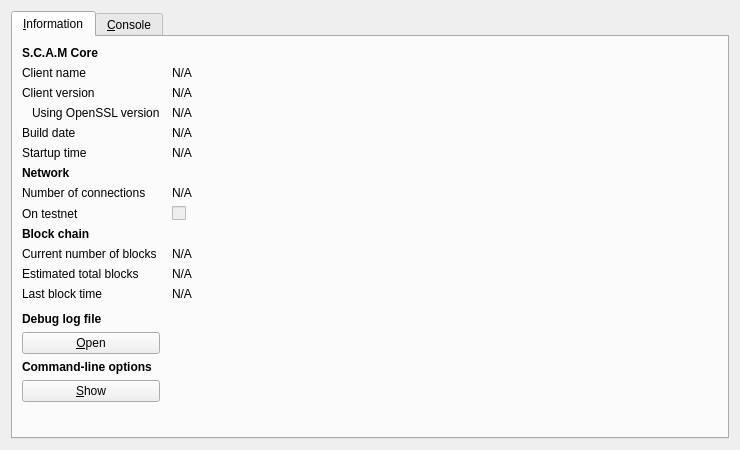
<?xml version="1.0" encoding="UTF-8"?>
<ui version="4.0">
 <class>RPCConsole</class>
 <widget class="QDialog" name="RPCConsole">
  <property name="geometry">
   <rect>
    <x>0</x>
    <y>0</y>
    <width>740</width>
    <height>450</height>
   </rect>
  </property>
  <property name="windowTitle">
   <string>S.C.A.M - Debug window</string>
  </property>
  <layout class="QVBoxLayout" name="verticalLayout_2">
   <item>
    <widget class="QTabWidget" name="tabWidget">
     <property name="currentIndex">
      <number>0</number>
     </property>
     <widget class="QWidget" name="tab_info">
      <attribute name="title">
       <string>&amp;Information</string>
      </attribute>
      <layout class="QGridLayout" name="gridLayout" columnstretch="0,1">
       <property name="horizontalSpacing">
        <number>12</number>
       </property>
       <item row="0" column="0">
        <widget class="QLabel" name="label_9">
         <property name="font">
          <font>
           <weight>75</weight>
           <bold>true</bold>
          </font>
         </property>
         <property name="text">
          <string>S.C.A.M Core</string>
         </property>
        </widget>
       </item>
       <item row="1" column="0">
        <widget class="QLabel" name="label_5">
         <property name="text">
          <string>Client name</string>
         </property>
        </widget>
       </item>
       <item row="1" column="1">
        <widget class="QLabel" name="clientName">
         <property name="cursor">
          <cursorShape>IBeamCursor</cursorShape>
         </property>
         <property name="text">
          <string>N/A</string>
         </property>
         <property name="textFormat">
          <enum>Qt::PlainText</enum>
         </property>
         <property name="textInteractionFlags">
          <set>Qt::LinksAccessibleByMouse|Qt::TextSelectableByKeyboard|Qt::TextSelectableByMouse</set>
         </property>
        </widget>
       </item>
       <item row="2" column="0">
        <widget class="QLabel" name="label_6">
         <property name="text">
          <string>Client version</string>
         </property>
        </widget>
       </item>
       <item row="2" column="1">
        <widget class="QLabel" name="clientVersion">
         <property name="cursor">
          <cursorShape>IBeamCursor</cursorShape>
         </property>
         <property name="text">
          <string>N/A</string>
         </property>
         <property name="textFormat">
          <enum>Qt::PlainText</enum>
         </property>
         <property name="textInteractionFlags">
          <set>Qt::LinksAccessibleByMouse|Qt::TextSelectableByKeyboard|Qt::TextSelectableByMouse</set>
         </property>
        </widget>
       </item>
       <item row="3" column="0">
        <widget class="QLabel" name="label_14">
         <property name="text">
          <string>Using OpenSSL version</string>
         </property>
         <property name="indent">
          <number>10</number>
         </property>
        </widget>
       </item>
       <item row="3" column="1">
        <widget class="QLabel" name="openSSLVersion">
         <property name="cursor">
          <cursorShape>IBeamCursor</cursorShape>
         </property>
         <property name="text">
          <string>N/A</string>
         </property>
         <property name="textFormat">
          <enum>Qt::PlainText</enum>
         </property>
         <property name="textInteractionFlags">
          <set>Qt::LinksAccessibleByMouse|Qt::TextSelectableByKeyboard|Qt::TextSelectableByMouse</set>
         </property>
        </widget>
       </item>
       <item row="4" column="0">
        <widget class="QLabel" name="label_12">
         <property name="text">
          <string>Build date</string>
         </property>
        </widget>
       </item>
       <item row="4" column="1">
        <widget class="QLabel" name="buildDate">
         <property name="cursor">
          <cursorShape>IBeamCursor</cursorShape>
         </property>
         <property name="text">
          <string>N/A</string>
         </property>
         <property name="textFormat">
          <enum>Qt::PlainText</enum>
         </property>
         <property name="textInteractionFlags">
          <set>Qt::LinksAccessibleByMouse|Qt::TextSelectableByKeyboard|Qt::TextSelectableByMouse</set>
         </property>
        </widget>
       </item>
       <item row="5" column="0">
        <widget class="QLabel" name="label_13">
         <property name="text">
          <string>Startup time</string>
         </property>
        </widget>
       </item>
       <item row="5" column="1">
        <widget class="QLabel" name="startupTime">
         <property name="cursor">
          <cursorShape>IBeamCursor</cursorShape>
         </property>
         <property name="text">
          <string>N/A</string>
         </property>
         <property name="textFormat">
          <enum>Qt::PlainText</enum>
         </property>
         <property name="textInteractionFlags">
          <set>Qt::LinksAccessibleByMouse|Qt::TextSelectableByKeyboard|Qt::TextSelectableByMouse</set>
         </property>
        </widget>
       </item>
       <item row="6" column="0">
        <widget class="QLabel" name="label_11">
         <property name="font">
          <font>
           <weight>75</weight>
           <bold>true</bold>
          </font>
         </property>
         <property name="text">
          <string>Network</string>
         </property>
        </widget>
       </item>
       <item row="7" column="0">
        <widget class="QLabel" name="label_7">
         <property name="text">
          <string>Number of connections</string>
         </property>
        </widget>
       </item>
       <item row="7" column="1">
        <widget class="QLabel" name="numberOfConnections">
         <property name="cursor">
          <cursorShape>IBeamCursor</cursorShape>
         </property>
         <property name="text">
          <string>N/A</string>
         </property>
         <property name="textFormat">
          <enum>Qt::PlainText</enum>
         </property>
         <property name="textInteractionFlags">
          <set>Qt::LinksAccessibleByMouse|Qt::TextSelectableByKeyboard|Qt::TextSelectableByMouse</set>
         </property>
        </widget>
       </item>
       <item row="8" column="0">
        <widget class="QLabel" name="label_8">
         <property name="text">
          <string>On testnet</string>
         </property>
        </widget>
       </item>
       <item row="8" column="1">
        <widget class="QCheckBox" name="isTestNet">
         <property name="enabled">
          <bool>false</bool>
         </property>
         <property name="text">
          <string/>
         </property>
        </widget>
       </item>
       <item row="9" column="0">
        <widget class="QLabel" name="label_10">
         <property name="font">
          <font>
           <weight>75</weight>
           <bold>true</bold>
          </font>
         </property>
         <property name="text">
          <string>Block chain</string>
         </property>
        </widget>
       </item>
       <item row="10" column="0">
        <widget class="QLabel" name="label_3">
         <property name="text">
          <string>Current number of blocks</string>
         </property>
        </widget>
       </item>
       <item row="10" column="1">
        <widget class="QLabel" name="numberOfBlocks">
         <property name="cursor">
          <cursorShape>IBeamCursor</cursorShape>
         </property>
         <property name="text">
          <string>N/A</string>
         </property>
         <property name="textFormat">
          <enum>Qt::PlainText</enum>
         </property>
         <property name="textInteractionFlags">
          <set>Qt::LinksAccessibleByMouse|Qt::TextSelectableByKeyboard|Qt::TextSelectableByMouse</set>
         </property>
        </widget>
       </item>
       <item row="11" column="0">
        <widget class="QLabel" name="label_4">
         <property name="text">
          <string>Estimated total blocks</string>
         </property>
        </widget>
       </item>
       <item row="11" column="1">
        <widget class="QLabel" name="totalBlocks">
         <property name="cursor">
          <cursorShape>IBeamCursor</cursorShape>
         </property>
         <property name="text">
          <string>N/A</string>
         </property>
         <property name="textFormat">
          <enum>Qt::PlainText</enum>
         </property>
         <property name="textInteractionFlags">
          <set>Qt::LinksAccessibleByMouse|Qt::TextSelectableByKeyboard|Qt::TextSelectableByMouse</set>
         </property>
        </widget>
       </item>
       <item row="12" column="0">
        <widget class="QLabel" name="label_2">
         <property name="text">
          <string>Last block time</string>
         </property>
        </widget>
       </item>
       <item row="12" column="1">
        <widget class="QLabel" name="lastBlockTime">
         <property name="cursor">
          <cursorShape>IBeamCursor</cursorShape>
         </property>
         <property name="text">
          <string>N/A</string>
         </property>
         <property name="textFormat">
          <enum>Qt::PlainText</enum>
         </property>
         <property name="textInteractionFlags">
          <set>Qt::LinksAccessibleByMouse|Qt::TextSelectableByKeyboard|Qt::TextSelectableByMouse</set>
         </property>
        </widget>
       </item>
       <item row="13" column="0">
        <spacer name="verticalSpacer_2">
         <property name="orientation">
          <enum>Qt::Vertical</enum>
         </property>
         <property name="sizeHint" stdset="0">
          <size>
           <width>20</width>
           <height>20</height>
          </size>
         </property>
        </spacer>
       </item>
       <item row="14" column="0">
        <widget class="QLabel" name="labelDebugLogfile">
         <property name="font">
          <font>
           <weight>75</weight>
           <bold>true</bold>
          </font>
         </property>
         <property name="text">
          <string>Debug log file</string>
         </property>
        </widget>
       </item>
       <item row="15" column="0">
        <widget class="QPushButton" name="openDebugLogfileButton">
         <property name="toolTip">
          <string>Open the S.C.A.M debug log file from the current data directory. This can take a few seconds for large log files.</string>
         </property>
         <property name="text">
          <string>&amp;Open</string>
         </property>
         <property name="autoDefault">
          <bool>false</bool>
         </property>
        </widget>
       </item>
       <item row="16" column="0">
        <widget class="QLabel" name="labelCLOptions">
         <property name="font">
          <font>
           <weight>75</weight>
           <bold>true</bold>
          </font>
         </property>
         <property name="text">
          <string>Command-line options</string>
         </property>
        </widget>
       </item>
       <item row="17" column="0">
        <widget class="QPushButton" name="showCLOptionsButton">
         <property name="toolTip">
          <string>Show the S.C.A.M-Qt help message to get a list with possible S.C.A.M command-line options.</string>
         </property>
         <property name="text">
          <string>&amp;Show</string>
         </property>
         <property name="autoDefault">
          <bool>false</bool>
         </property>
        </widget>
       </item>
       <item row="18" column="0">
        <spacer name="verticalSpacer">
         <property name="orientation">
          <enum>Qt::Vertical</enum>
         </property>
         <property name="sizeHint" stdset="0">
          <size>
           <width>20</width>
           <height>40</height>
          </size>
         </property>
        </spacer>
       </item>
      </layout>
     </widget>
     <widget class="QWidget" name="tab_console">
      <attribute name="title">
       <string>&amp;Console</string>
      </attribute>
      <layout class="QVBoxLayout" name="verticalLayout_3">
       <property name="spacing">
        <number>3</number>
       </property>
       <item>
        <widget class="QTextEdit" name="messagesWidget">
         <property name="minimumSize">
          <size>
           <width>0</width>
           <height>100</height>
          </size>
         </property>
         <property name="readOnly">
          <bool>true</bool>
         </property>
         <property name="tabKeyNavigation" stdset="0">
          <bool>false</bool>
         </property>
         <property name="columnCount" stdset="0">
          <number>2</number>
         </property>
        </widget>
       </item>
       <item>
        <layout class="QHBoxLayout" name="horizontalLayout">
         <property name="spacing">
          <number>3</number>
         </property>
         <item>
          <widget class="QLabel" name="label">
           <property name="text">
            <string notr="true">&gt;</string>
           </property>
          </widget>
         </item>
         <item>
          <widget class="QLineEdit" name="lineEdit"/>
         </item>
         <item>
          <widget class="QPushButton" name="clearButton">
           <property name="maximumSize">
            <size>
             <width>24</width>
             <height>24</height>
            </size>
           </property>
           <property name="toolTip">
            <string>Clear console</string>
           </property>
           <property name="text">
            <string/>
           </property>
           <property name="icon">
            <iconset resource="../bitcoin.qrc">
             <normaloff>:/icons/remove</normaloff>:/icons/remove</iconset>
           </property>
           <property name="shortcut">
            <string notr="true">Ctrl+L</string>
           </property>
           <property name="autoDefault">
            <bool>false</bool>
           </property>
          </widget>
         </item>
        </layout>
       </item>
      </layout>
     </widget>
    </widget>
   </item>
  </layout>
 </widget>
 <resources>
  <include location="../bitcoin.qrc"/>
 </resources>
 <connections/>
</ui>
